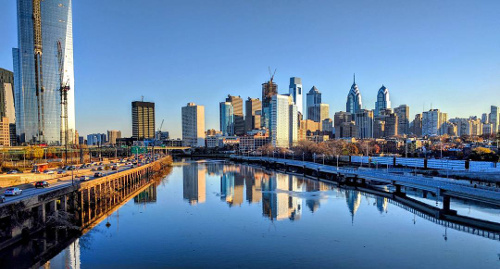
#> input picture hw1/images/input1.jpg, 500 x 269 px
$ python -i hw1.py   (imports and definitions only)   (Python 2 division)   (older library calls are emulated)
#> lines starting #> are read from the running program, lines starting #| are printed output that depends on the picture
#> further down, picture is the input picture: shape (269, 500, 3); mean B, G, R 156.2, 126.5, 99.4
#!/usr/bin/env python
import sys

import numpy as np
import cv2

# [17 lines left out: function remove_vertical_seam, not called in this run]

def gradient_magnitude(image):
    """
    Returns the L1 gradient magnitude of the given image.
    The result is an n x m numpy array of floating point values,
    where n is the number of rows in the image and m is the number of columns.
    """

    #
    # First, convert the input image to a 32-bit floating point grayscale.
    # Be sure to scale it such that the intensity varies between 0 and 1.
    gray_image = cv2.cvtColor(image, cv2.COLOR_BGR2GRAY)
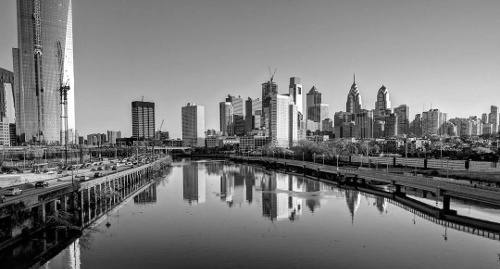
#> gray_image: shape (269, 500); min 0, max 255, mean 121.8
    # Get the min and max

    gray_img_float32 = np.float32(gray_image)/255.0
    # Next, compute the graient in the x direction using the sobel operator with a kernel size of 3.
    # Be sure to normalize the image so it's values are between -1 and 1
    horizontal_gradient = np.abs(cv2.Sobel(gray_img_float32, cv2.CV_64F, 1, 0, ksize=3)/4.0)
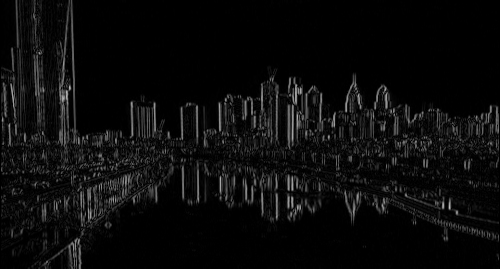
#> horizontal_gradient: shape (269, 500) float64; min 0, max 0.759, mean 0.0471

    # Compute the graient in the y direction using the same kernel size and normalization
    vertical_gradient = np.abs(cv2.Sobel(gray_img_float32, cv2.CV_64F, 0, 1, ksize=3)/4.0)
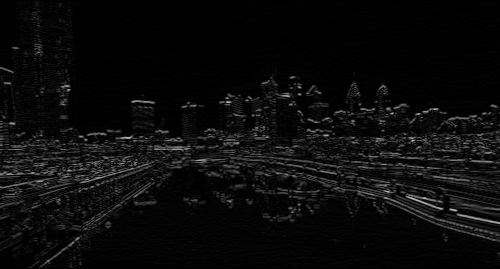
#> vertical_gradient: shape (269, 500) float64; min 0, max 0.76, mean 0.0458

    # Finally, compute the l1 norm of the x and y gradients at each pixel value.
    # The l1 norm is the sum of their absolute values.
    # convert the final image from a double-precision floating point to single.

    abs_sum = horizontal_gradient + vertical_gradient
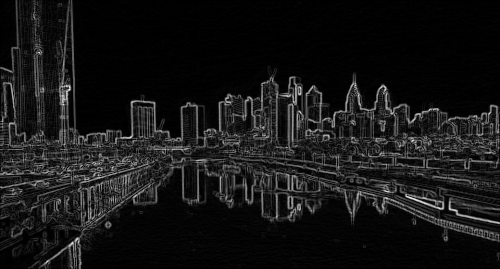
#> abs_sum: shape (269, 500) float64; min 0, max 1.06, mean 0.0929; drawn with min black and max white
    l1_norm = np.float32(abs_sum)
    # and return the result
    return(l1_norm)

# [126 lines left out: functions compute_seam_costs, minimal_seam, compute_ordering, resize, runDebug, not called in this run]

# [15 lines not run here, left out]

>>> import cv2
>>> picture = cv2.imread('../images/input1.jpg')
>>> result = gradient_magnitude(picture)

$ run again, on hw1/images/input3.jpg
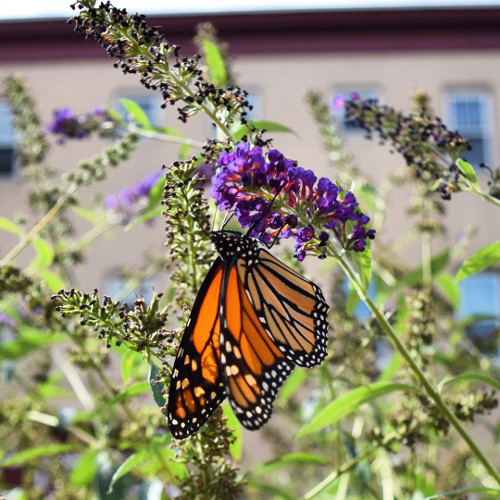
#> input picture hw1/images/input3.jpg, 500 x 500 px
#> picture is the input picture: shape (500, 500, 3); mean B, G, R 111.6, 136.1, 141.1
#> in gradient_magnitude, `gray_image = cv2.cvtColor(image, cv2.COLOR_BGR2GRAY)`:
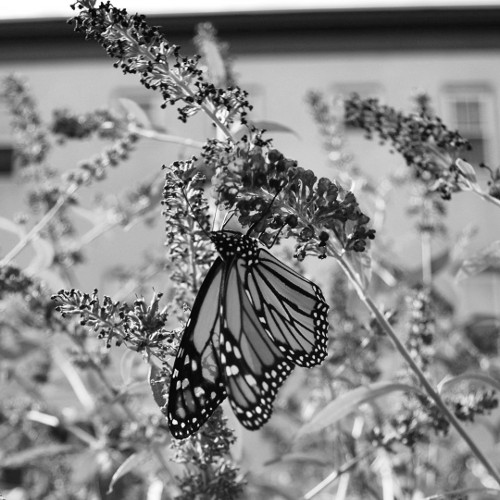
#> gray_image: shape (500, 500); min 0, max 255, mean 134.8
#> in gradient_magnitude, `abs_sum = horizontal_gradient + vertical_gradient`:
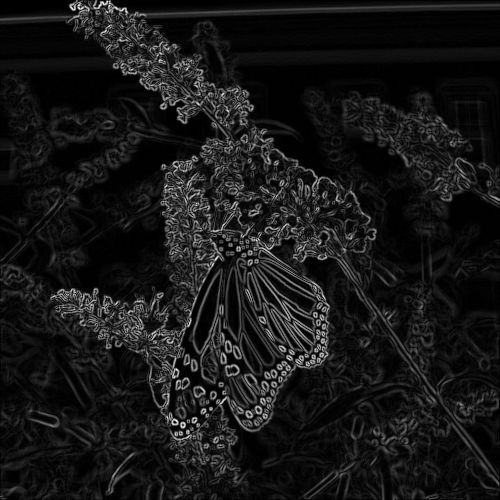
#> abs_sum: shape (500, 500) float64; min 0, max 1.31, mean 0.121; drawn with min black and max white

$ run again, on hw1/images/input5.jpg
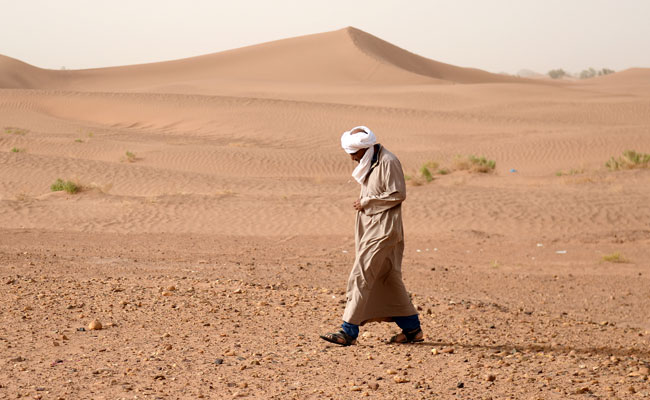
#> input picture hw1/images/input5.jpg, 650 x 400 px
#> picture is the input picture: shape (400, 650, 3); mean B, G, R 130.5, 160.3, 202.3
#> in gradient_magnitude, `gray_image = cv2.cvtColor(image, cv2.COLOR_BGR2GRAY)`:
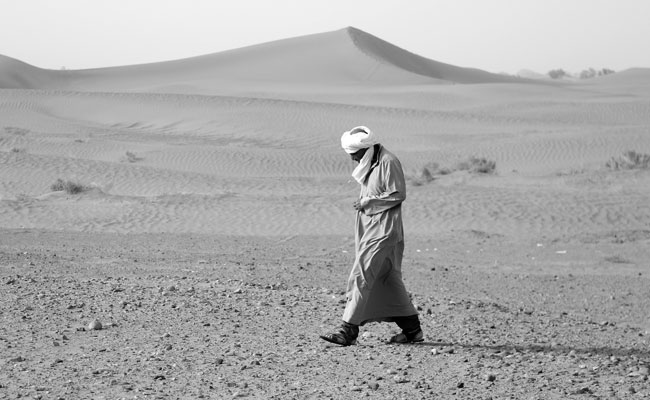
#> gray_image: shape (400, 650); min 0, max 255, mean 169.5
#> in gradient_magnitude, `abs_sum = horizontal_gradient + vertical_gradient`:
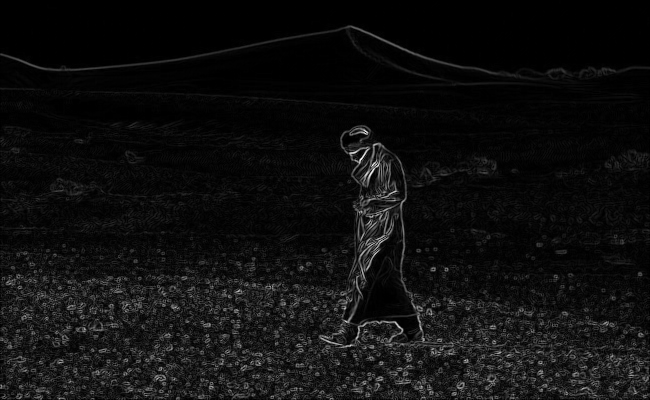
#> abs_sum: shape (400, 650) float64; min 0, max 1.23, mean 0.0743; drawn with min black and max white
